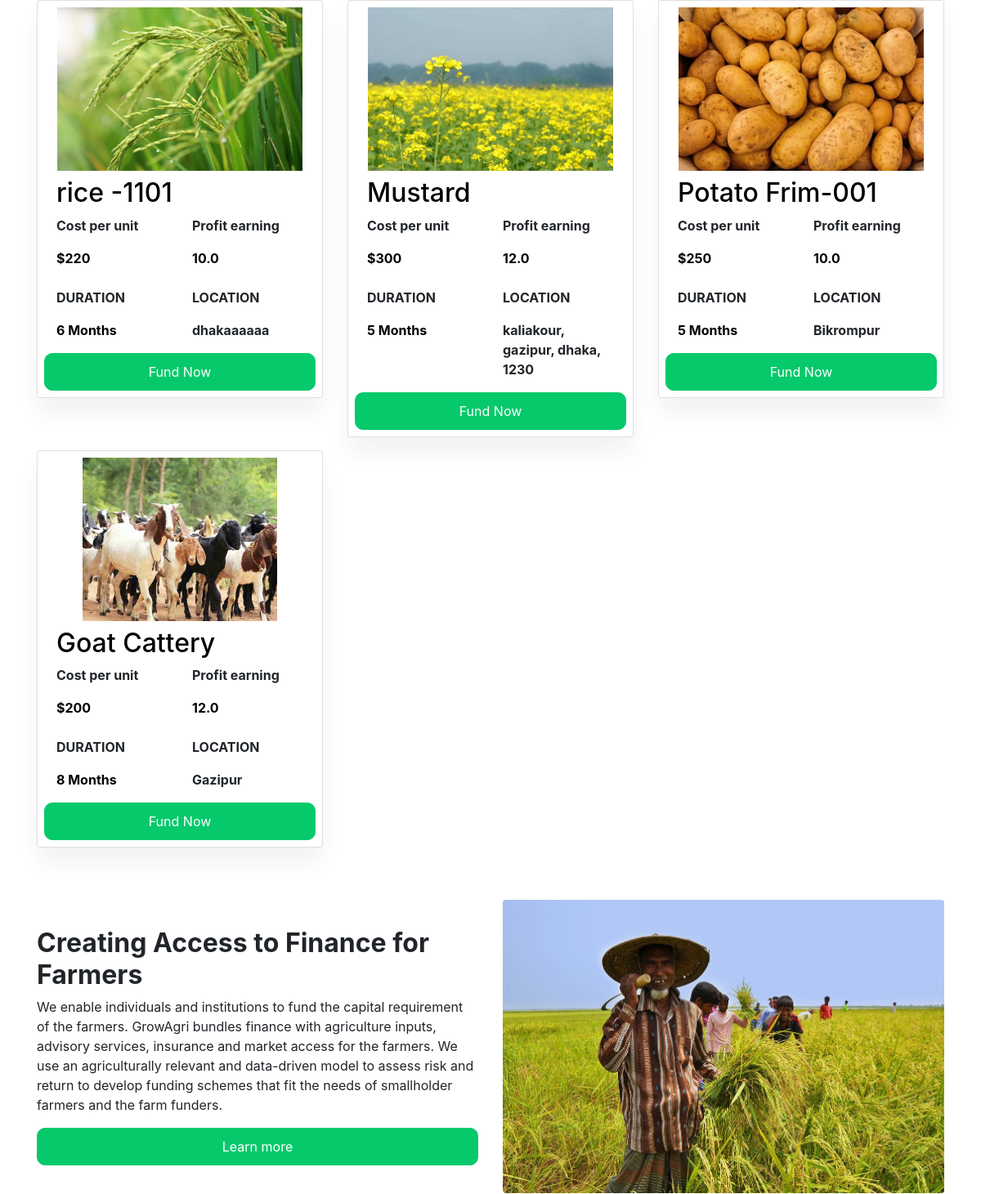
The app's page / (middle part), older data.
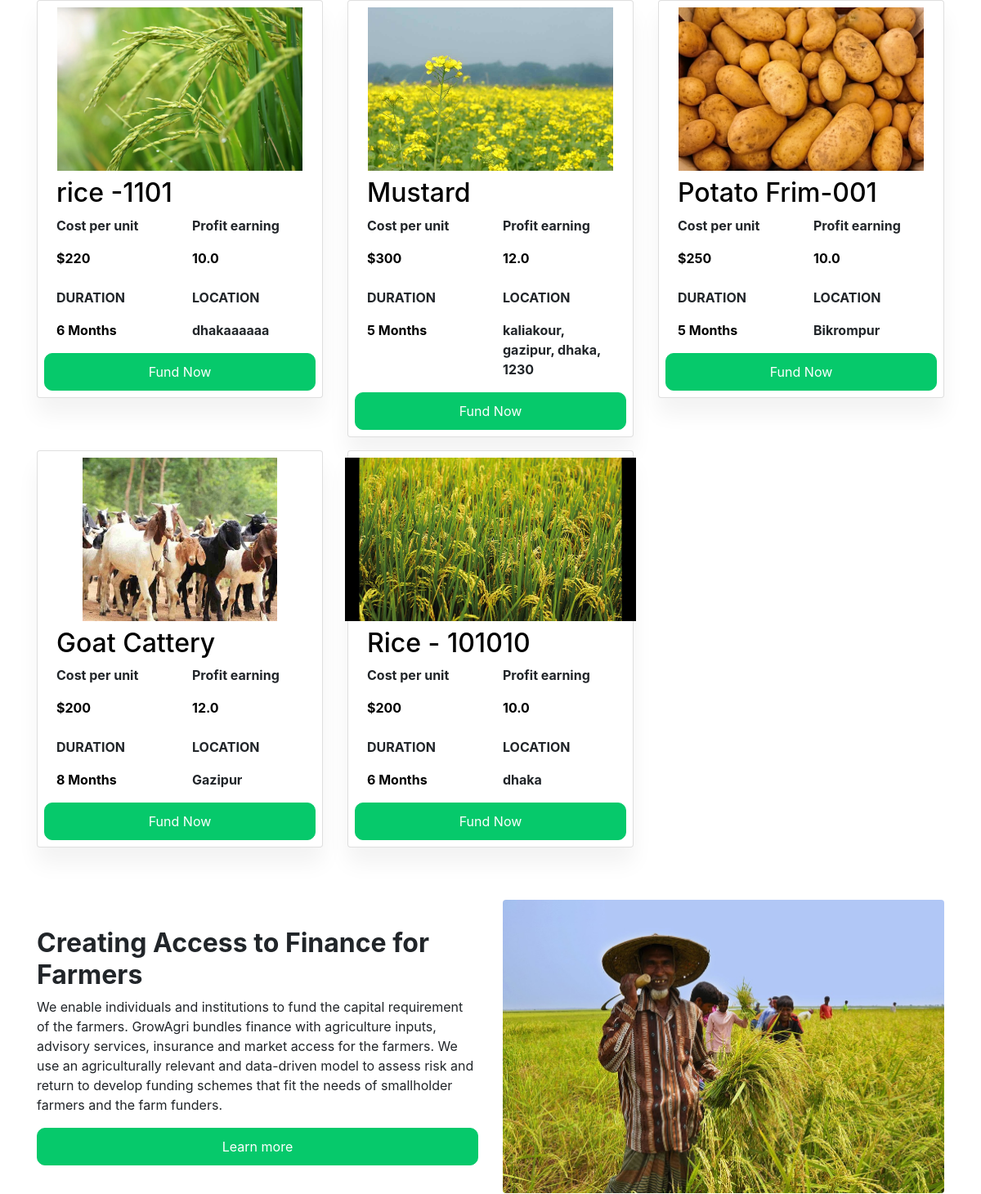
The same page, newer data.
### farm/models.py (models this page shows, shortened)
class Farm(models.Model):
    farm_name = models.CharField(max_length=200, unique=True)
    slug = models.SlugField(max_length=200, unique=True, blank=True)
    description = models.TextField(max_length=500, blank=True)
    price = models.IntegerField()
    images = models.ImageField(upload_to='photos/farm')
    stock = models.IntegerField()
    is_available = models.BooleanField(default=True)
    category = models.ForeignKey(CropType, on_delete=models.CASCADE)
    created_date = models.DateTimeField(auto_now_add=True)
    modified_date = models.DateTimeField(auto_now=True)
    campaign_status = models.CharField(max_length=20, choices=[('draft', 'Draft'), ('active', 'Active'), ('completed', 'Completed')], default='draft')
    location = models.CharField(max_length=200, default='')  # Location of the farm
    duration = models.IntegerField(default=None, null=True, blank=True)
    custom_percentage = models.FloatField(validators=[MinValueValidator(0)], null=True, blank=True)
    def get_url(self):
        crop_type_slug = self.category.slug
        return reverse('farm_detail', args=[crop_type_slug, self.slug])

### projects/views.py (the view)
# urls.py: 2. Add a URL to urlpatterns:  path('', views.home, name='home')
def home(request):
    farms = Farm.objects.filter(is_available=True)[:6]  # Retrieve the first six available farms
    posts = Post.objects.order_by('-date_posted')[:3]  # Retrieve the three most recent posts
    context ={
        'farms': farms,
        'posts': posts,
    }
    return render(request, 'home.html', context)

### carts/context_processors.py (called while the page is built)
def counter(request):
    cart_count = 0
    if 'admin' in request.path:
        return {}
    else:
        try:
            cart = Cart.objects.filter(cart_id=_cart_id(request))
            if request.user.is_authenticated:
                cart_items = CartItem.objects.all().filter(user=request.user)
            else:
                cart_items = CartItem.objects.filter(cart=cart[:1])
            for cart_item in cart_items:
                cart_count += cart_item.quantity
        except Cart.DoesNotExist:
            cart_count = 0
    return {'cart_count': cart_count}

### carts/views.py (called while the page is built)
def _cart_id(request):
    cart = request.session.session_key
    if not cart:
        cart = request.session.create()
    return cart

### projects/context_processors.py (called while the page is built)
def menu_links(request):
    links = CropType.objects.all()
    return dict(links=links)

### templates/home.html (shortened to what this page needs)
{% extends "base.html" %}
{% load static %}
{% block content %}
<link rel="stylesheet" href="{% static 'css/style.css' %}">
    <div class="helping_farmer_container my-5">
        <div class="container">
            <div class="row">
                {% for farm in farms %}
                <div class="col-md-4 col-sm-12 mb-3">
                    <div class="card p-2">
                        <div class="d-flex justify-content-center">
                            <a href="{{ farm.get_url }}">
                                <img src="{{ farm.images.url }}" height="200" alt="">
                            </a>
                        </div>
                        <div class="container my-2">
                            <h2 class="text_color">{{ farm.farm_name }}</h2>
                            <div class="row">
                                <div class="col-md-6 col-sm-12">
                                    <p class="fw-bold">Cost per unit</p>
                                    <p class="fw-bold text_color">${{ farm.price }}</p>
                                </div>
                                <div class="col-md-6 col-sm-12">
                                    <p class="fw-bold">Profit earning</p>
                                    <p class="fw-bold text_color">{{ farm.custom_percentage }} </p>
                                </div>
                            </div>
                        </div>
                        <div class="container">
                            <div class="row">
                                <div class="col-md-6 col-sm-12">
                                    <p class="fw-bold">DURATION</p>
                                    <p class="fw-bold text_color"> {{ farm.duration }} Months</p>
                                </div>
                                <div class="col-md-6 col-sm-12">
                                    <p class="fw-bold">LOCATION</p>
                                    <p class="fw-bold">{{ farm.location }}</p>
                                </div>
                            </div>
                        </div>
                        <a href="{% url 'farm_detail' crop_slug=farm.category.slug farm_slug=farm.slug %}" class="btn btn-primary custom_button">Fund Now</a>
                    </div>
                </div>
                {% endfor %}
            </div>
        </div>
    </div>
    <div class="container my-5" >
        <div class="row align-items-center">
            <div class="col-md-6 col-sm-12">
                <div class="d-flex flex-column h-100 justify-content-center">
                    <h2 class="fw-bold">Creating Access to Finance for Farmers</h2>
                    <p>We enable individuals and institutions to fund the capital requirement of the farmers. GrowAgri bundles finance with agriculture inputs, advisory services, insurance and market access for the farmers. We use an agriculturally relevant and data-driven model to assess risk and return to develop funding schemes that fit the needs of smallholder farmers and the farm funders.
                    </p>
                    <button class="custom_button">Learn more</button>
                </div>
            </div>
            <div class="col-md-6 col-sm-12">
                <img src="{% static 'images/bg.jpeg' %}" class="rounded" style="width: 100%;" alt="">
            </div>
        </div>
    </div>
 {% endblock content %}

Row changes from the older to the newer data that the page shows:
added Farm: images (placeholder picture), farm_name "Rice - 101010", price "200", custom_percentage "10.0", duration "6", location "dhaka"
